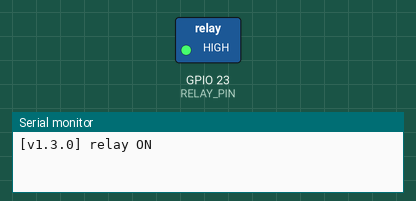
The program below on a simulated ESP32. Shown: switched loads named in the program (green lamp = pin HIGH), the last lines printed to the serial monitor.

Above: at 9.5 s.
At 24.5 s:
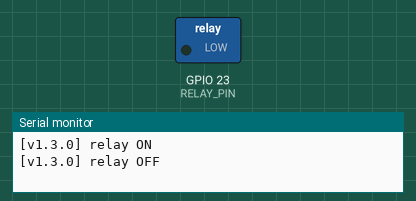
Timing chart, 0 to 41.0 s (numbered marks = the images above):
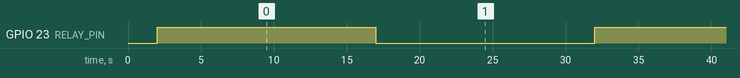

The program:

main.cpp
```cpp
#include <Arduino.h>

#define FIRMWARE_VERSION "1.3.0"
#define RELAY_PIN 23
#define RELAY_DELAY_INTERVAL 15000
#define SERIAL_BOOT_DELAY 2000

void setup() {
  Serial.begin(115200);
  delay(SERIAL_BOOT_DELAY);
  pinMode(RELAY_PIN, OUTPUT);
  digitalWrite(RELAY_PIN, LOW);
}

void loop() {
  Serial.printf("[v%s] relay ON\n", FIRMWARE_VERSION);
  digitalWrite(RELAY_PIN, HIGH);
  delay(RELAY_DELAY_INTERVAL);

  Serial.printf("[v%s] relay OFF\n", FIRMWARE_VERSION);
  digitalWrite(RELAY_PIN, LOW);
  delay(RELAY_DELAY_INTERVAL);
}
```

Measured:
- by itself, GPIO 23 (RELAY_PIN): alternates HIGH for 15.0 s and LOW for 15.0 s
